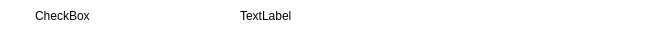
<?xml version="1.0" encoding="UTF-8"?>
<ui version="4.0">
 <class>ImageLinkItem</class>
 <widget class="QWidget" name="ImageLinkItem">
  <property name="geometry">
   <rect>
    <x>0</x>
    <y>0</y>
    <width>656</width>
    <height>32</height>
   </rect>
  </property>
  <property name="windowTitle">
   <string>Form</string>
  </property>
  <property name="styleSheet">
   <string notr="true">background-color: rgb(255, 255, 255);</string>
  </property>
  <widget class="AddressLabel" name="label_addr">
   <property name="geometry">
    <rect>
     <x>240</x>
     <y>4</y>
     <width>360</width>
     <height>24</height>
    </rect>
   </property>
   <property name="styleSheet">
    <string notr="true">background: transparent;</string>
   </property>
   <property name="text">
    <string>TextLabel</string>
   </property>
  </widget>
  <widget class="QCheckBox" name="chb_name">
   <property name="geometry">
    <rect>
     <x>16</x>
     <y>4</y>
     <width>215</width>
     <height>24</height>
    </rect>
   </property>
   <property name="styleSheet">
    <string notr="true">background: transparent;</string>
   </property>
   <property name="text">
    <string>CheckBox</string>
   </property>
  </widget>
 </widget>
 <customwidgets>
  <customwidget>
   <class>AddressLabel</class>
   <extends>QLabel</extends>
   <header location="global">src/plugin/addresslabel.h</header>
  </customwidget>
 </customwidgets>
 <resources/>
 <connections/>
</ui>
